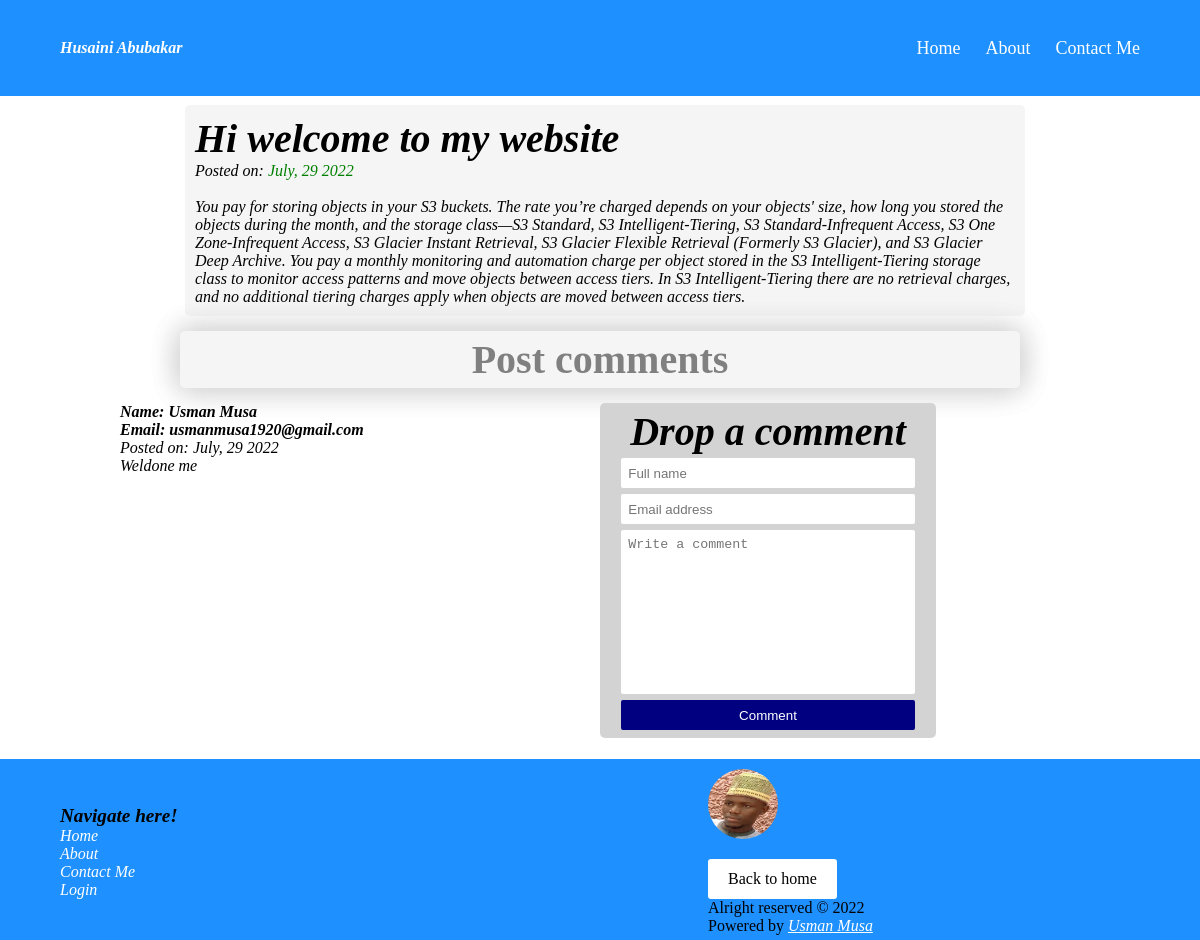
The app's page /post/1/ with its own data.
### blog/models.py (models this page shows, shortened)
class Post(models.Model):
  author = models.ForeignKey(User, on_delete=models.CASCADE)
  pub_date = models.DateTimeField(default=timezone.now)
  last_modified = models.DateTimeField(auto_now=True)
  title = models.CharField(max_length=300, blank=True, null=True)
  summary = models.TextField(blank=True, null=True)
  image = models.ImageField(blank=True, null=True, upload_to='blog_post_pic')
  image_url = models. CharField(max_length=1000000, blank=True, null=True)

class Comment(models.Model):
  post = models.ForeignKey(Post, on_delete=models.CASCADE)
  full_name = models.CharField(max_length=255, blank=False, null=False)
  email = models.CharField(max_length=255, blank=False, null=False)
  text_body = models.TextField(blank=False, null=False)
  timestamp = models.DateTimeField(default=timezone.now)
  is_read = models.BooleanField(default=False)

### blog/views.py (the view)
# urls.py: path('post/<int:post_id>/', b_views.postDetail, name='post_detail'),
def postDetail(request, post_id):
  post = Post.objects.get(id=post_id)
  comments_all = post.comment_set.all().order_by('-timestamp')
  the_year = datetime.utcnow().year
  count_1 = Message.objects.filter(is_read=False).order_by('-timestamp')
  count_2 = Comment.objects.filter(is_read=False).order_by('-timestamp')
  paginator = Paginator(comments_all, 5)
  page = request.GET.get('page')
  comments = paginator.get_page(page)
  if request.method == 'POST':
    form = CommentForm(request.POST)
    if form.is_valid():
      instance = form.save(commit=False)
      instance.post = post
      instance.save()
      return redirect(reverse('post_detail', kwargs={'post_id': post.id}))
  else:
    form = CommentForm(request.POST)
  context = {
    'count_1': count_1,
    'count_2': count_2,
    'the_year':the_year,
    'post': post,
    'comments': comments,
    'comments_all': comments_all
  }
  return render(request, 'detail.html', context)

### templates/detail.html (shortened to what this page needs)
{% extends 'base.html' %}
{% load static %}
{% block main %}
  <div class="highlight">
    <div class="detail">
      {% if post.title %}
        {% if post.title == None %}
        {% else %}
          <h1>{{post.title}}</h1>
        {% endif %}
      {% endif %}
      <small>Posted on: <span>{{post.pub_date|date:'F, j Y'}}</span></small>
      <br>
      {% if post.summary %}
        <p>{{post.summary}}</p>
      {% endif %}
    </div>
  </div>
  {% if comments %}
    <div class="highlight">
      <div class="no_notify">
        <h4>Post comments</h4>
      </div>
    </div>
  {% endif %}
  <div class="some_info">
    <div class="other">
      {% if comments %}
        <div class="post_home_2">
          {% for comment in comments %}
            <h1>Name: {{comment.full_name}}</h1>
            <h1>Email: {{comment.email}}</h1>
            <small>Posted on: <span>{{comment.timestamp|date:'F, j Y'}}</span></small>
            <p>{{comment.text_body}}</p>
            <br>
            <br>
          {% endfor %}
        </div>
      {% else %}
        <div class="highlight">
          <div class="no_notify">
            <h4>No comment yet</h4>
          </div>
        </div>
      {% endif %}
      <div class="post_home">
        <div class="form_post">
          <h1>Drop a comment</h1>
          <form method="POST">
            {% if request.user.is_authenticated %}
              <input type="text" name="full_name" placeholder="Full name" value="{{request.user.first_name}} {{request.user.last_name}}" required>
              <input type="email" name="email" placeholder="Email address" value="{{request.user.email}}" required>
            {% else %}
              <input type="text" name="full_name" placeholder="Full name" required>
              <input type="email" name="email" placeholder="Email address" required>
            {% endif %}
            <textarea name="text_body" placeholder="Write a comment" cols="30" rows="10" required></textarea>
            <button type="submit">Comment</button>
          </form>
        </div>
      </div>
    </div>
  </div>
  <br>
{% endblock main %}

### static/home.css (style rules this page uses)
* { margin: 0; padding: 0; box-sizing: border-box; }
html, body, div, span, object, iframe, h1, h2, h3, h4, h5, h6, p, blockquote, pre, abbr, address, cite, code, del, dfn, em, img, ins, kbd, q, samp, small, strong, sub, sup, var, b, i, dl, dt, dd, ol, ul, li, fieldset, form, label, legend, table, caption, tbody, tfoot, thead, tr, th, td, article, aside, canvas, details, figcaption, figure, footer, header, hgroup, menu, nav, section, summary, time, mark, audio, video { outline:0; font-size:100%; vertical-align:baseline; background:transparent; }
body { width: 100%; background-color: white; font-family: "Roboto","Lucida Grande","DejaVu Sans","Bitstream Vera Sans", Times 'Segoe UI', Tahoma, Verdana, sans-serif, serif,Verdana,Arial,sans-serif; }
.highlight { width: 100%; margin-top: 5px; display: flex; flex-direction: column; align-items: center; justify-content: center; }
.some_info { width: 100%; margin-top: 15px; display: flex; justify-content: center; }
.other { width: 80%; display: flex; justify-content: space-between; }
.post_home { font-style: italic; width: 50%; }
.post_home_2 { font-style: italic; width: 50%; }
.form_post { width: 70%; padding: 5px; border-radius: 5px; display: flex; flex-direction: column; align-items: center; background-color: lightgrey; }
.form_post h1 { text-align: center; font-size: 2.5rem; }
.form_post form { width: 100%; display: flex; flex-direction: column; align-items: center; }
.form_post form input { width: 90%; height: 30px; margin-top: 3px; margin-bottom: 3px; outline: none; border: none; border-radius: 2px; padding: 7px; }
.form_post form textarea { width: 90%; resize: none; margin-top: 3px; margin-bottom: 3px; outline: none; border: none; border-radius: 2px; padding: 7px; }
.form_post form button { width: 90%; height: 30px; margin-top: 3px; margin-bottom: 3px; border: none; border-radius: 2px; padding: 7px; background: navy; color: white; }
.detail { width: 70%; padding: 10px; font-style: italic; margin-left: 10px; margin-bottom: 10px; border-radius: 5px; display: flex; flex-direction: column; background-color: whitesmoke; }
.detail h1 { font-size: 2.5rem; }
.detail small span { color: green; }
.no_notify { width: 70%; padding: 5px; border-radius: 5px; display: flex; flex-direction: column; align-items: center; background-color: whitesmoke; box-shadow: 0 0 30px lightgrey, 0 0 30px lightgrey; }
.no_notify h4 { text-align: center; font-size: 2.5rem; color: grey; }

### records on screen
Post: title "Hi welcome to my website", pub_date "July, 29 2022", summary "You pay for storing objects in your S3 buckets. The rate you’re charged depends on your objects' size, how long you stored the objects during the month, and the storage class—S3 Standard, S3 Intelligent-Tiering, S3 Standard-Infrequent Access, S3 One Zone-Infrequent Access, S3 Glacier Instant Retrieval, S3 Glacier Flexible Retrieval (Formerly S3 Glacier), and S3 Glacier Deep Archive. You pay a monthly monitoring and automation charge per object stored in the S3 Intelligent-Tiering storage class to monitor access patterns and move objects between access tiers. In S3 Intelligent-Tiering there are no retrieval charges, and no additional tiering charges apply when objects are moved between…"
Comment: full_name "Usman Musa", email "usmanmusa1920@gmail.com", timestamp "July, 29 2022", text_body "Weldone me"
